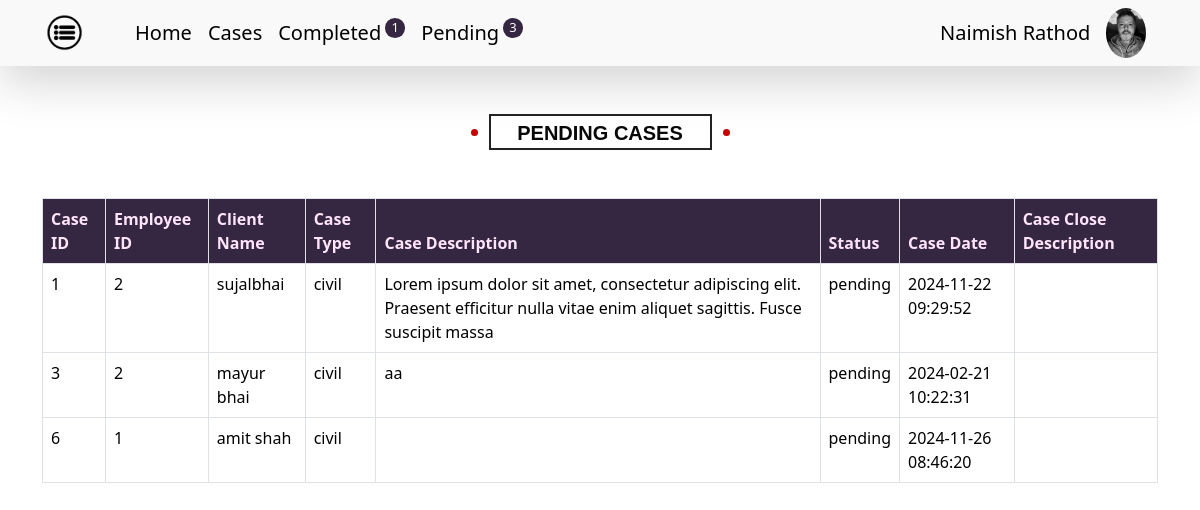
/pending-case.php (signed in), run on an earlier commit of the app's database.
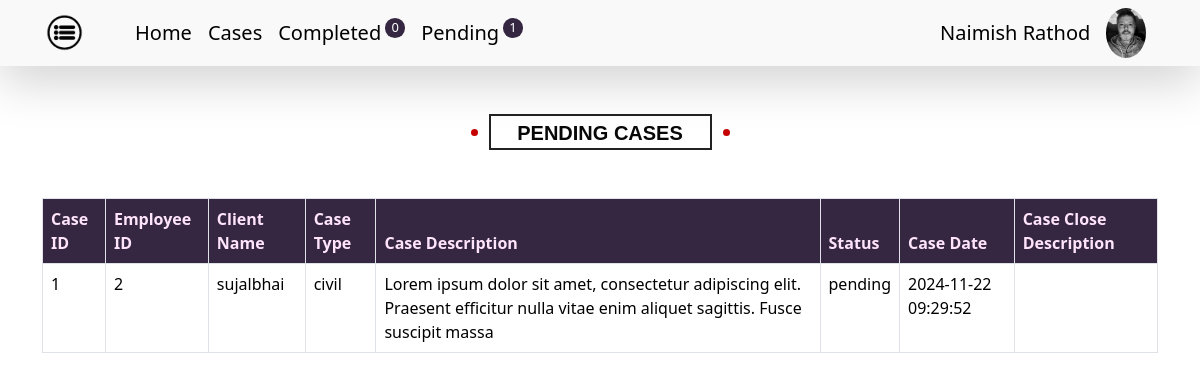
And on a later commit of the database.
### pending-case.php (the view)
<?php include 'header.php';
$comp = $conn->prepare("SELECT * FROM `work-data` WHERE `status` = 'pending'");
$comp->execute();
$compRes = $comp->get_result();
if ($compRes->num_rows > 0) {
    $rows = $compRes->fetch_all(MYSQLI_ASSOC);
} else {
    $rows = [];
}
?>
    <div class="thirteen mt-5">
          <h1>Pending cases</h1>
    </div>
<div class="container mt-5">
    <table class="table table-bordered">
        <thead >
            <tr>
                <th class="table-head-col">Case ID</th>
                <th class="table-head-col">Employee ID</th>
                <th class="table-head-col">Client Name</th>
                <th class="table-head-col">Case Type</th>
                <th class="table-head-col">Case Description</th>
                <th class="table-head-col">Status</th>
                <th class="table-head-col">Case Date</th>
                <th class="table-head-col">Case Close Description</th>
            </tr>
        </thead>
        <tbody>
            <?php if (!empty($rows)) { ?>
                <?php foreach ($rows as $row) { ?>
                    <tr>
                        <td><?php echo htmlspecialchars($row['case_id']); ?></td>
                        <td><?php echo htmlspecialchars($row['id']); ?></td>
                        <td><?php echo htmlspecialchars($row['client-name']); ?></td>
                        <td><?php echo htmlspecialchars($row['case-type']); ?></td>
                        <td><?php echo htmlspecialchars($row['case-desc']); ?></td>
                        <td><?php echo htmlspecialchars($row['status']); ?></td>
                        <td><?php echo htmlspecialchars($row['created_at']); ?></td>
                        <td><?php echo htmlspecialchars($row['case_cls_desc']); ?></td>
                    </tr>
                <?php } ?>
            <?php } else { ?>
                <tr>
                    <td colspan="8" class="text-center">No pending cases found</td>
                </tr>
            <?php } ?>
        </tbody>
    </table>
</div>

### header.php (shortened to what this page needs)
<?php
include 'connection.php';
$stmt = $conn->prepare("SELECT * FROM `adv-nr`");
$stmt->execute();
$res = $stmt->get_result();
$row = $res->fetch_assoc();
$qryWork = "SELECT * FROM `work-data`";
$stmtWork = $conn->prepare($qryWork);
$stmtWork->execute();
$resWork = $stmtWork->get_result();
$workData = $resWork->fetch_all(MYSQLI_ASSOC);
$ntfyCountPend = 0;
$ntfyCountDone = 0;
foreach ($workData as $workRow) {
    if ($workRow['status'] === 'pending') {
        $ntfyCountPend++;
    } else {
        $ntfyCountDone++;
    }
}
?>
<!DOCTYPE html>
<html lang="en">
<head>
    <link href="https://cdn.jsdelivr.net/npm/bootstrap@5.3.3/dist/css/bootstrap.min.css" rel="stylesheet">
    <link rel="stylesheet" type="text/css" href="css/index-style.css">
</head>
<body>
    <div class="container-fluid navbar-col shadow-lg">
        <nav class="navbar navbar-expand-sm container">
        <div class="container-fluid float-end">
            <ul class="navbar-nav nav-text">
                <li class="nav-item me-3">
                    <img src="img/munu.png" class="menu-img" data-bs-toggle="offcanvas" data-bs-target="#demo">
                </li>
                <li class="nav-item ms-4">
                    <a href="index.php" class="nav-link fs-5">Home</a>
                </li>
                <li class="nav-item">
                    <li  class="nav-item">
                     <a href="cases.php" class="nav-link fs-5">Cases</a>
                </li>
                </li>
                <li class="nav-item">
                    <a href="complate-case.php" class="nav-link fs-5">Completed<span class="ntfy"><?php echo htmlspecialchars($ntfyCountDone); ?></span></a>
                </li>
                <li class="nav-item">
                    <a href="pending-case.php" class="nav-link fs-5">Pending<span class="ntfy"><?php echo htmlspecialchars($ntfyCountPend); ?></span></a>
                </li>
            </ul>
        </div>
        <span class="uname me-3"><?php echo htmlspecialchars($row['name']); ?></span>
        <img alt="profile" src="<?php echo htmlspecialchars($row['user_img_src']); ?>" class="user_img me-4">
    </nav>
    </div>

What changed in the data, as far as the page shows it:
removed work-data: case_id "3", id "2", value "mayur bhai", value "civil", value "aa", status "pending", created_at "2024-02-21 10:22:31"
removed work-data: case_id "6", id "1", value "amit shah", value "civil", status "pending", created_at "2024-11-26 08:46:20"
Also different on the page:
$ntfyCountDone: "1" → "0"
$ntfyCountPend: "3" → "1"
